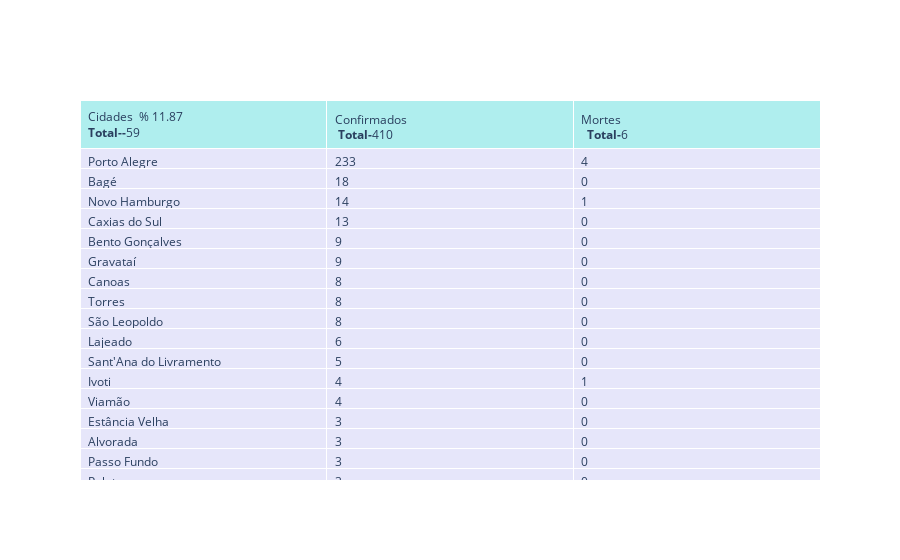

Here is the notebook cell this chart was saved with:
### Code cell
# '<b>Data-</b>'+ str(rs.date.unique())
fig = go.Figure(data=[go.Table(
    header=dict(values=['Cidades  % '+ str(round(rs.city.size*100/497,2)) +'<br><b>Total--</b>'+str(rs.city.size) +'</br>' ,
                        '<br>Confirmados</br> <b>Total-</b>'+ str(rs.confirmed.sum()),
                        '<br>Mortes</br>  <b>Total-</b>'+ str(rs.deaths.sum().astype(int))],
                fill_color='paleturquoise',
                align='left'),
    cells=dict(values=[rs.city, rs.confirmed,rs.deaths],
               fill_color='lavender',
               align='left'))
])

fig.show()

### Figure 1 — Plotly figure (JSON) as saved in the notebook; plotly's stock layout.template omitted (floating-point values rounded to 4 significant figures; data arrays with more than 128 entries replaced by an {"elided": "..."} marker saying what was removed)
{"data": [{"cells": {"align": "left", "fill": {"color": "lavender"}, "values": {"elided": "3x59 mixed values"}}, "header": {"align": "left", "fill": {"color": "paleturquoise"}, "values": ["Cidades  % 11.87<br><b>Total--</b>59</br>", "<br>Confirmados</br> <b>Total-</b>410", "<br>Mortes</br>  <b>Total-</b>6"]}, "type": "table"}], "layout": {}}
